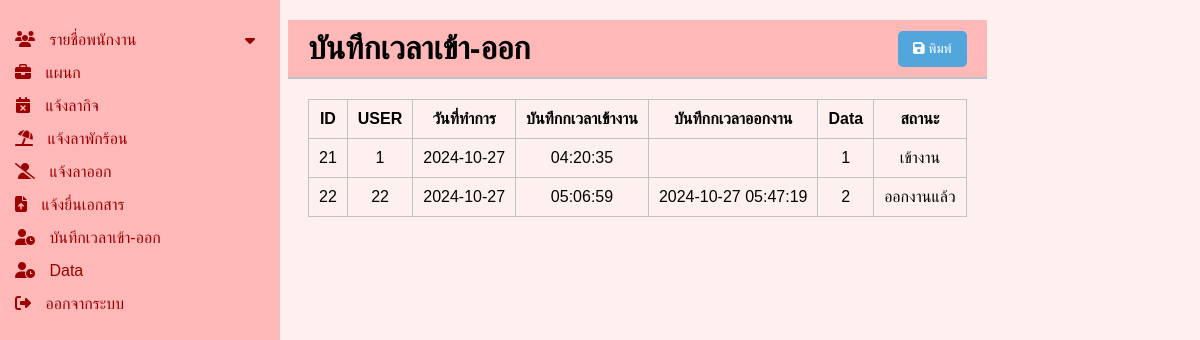
Page /backend/show_timelog.php on the committed database.
### tables this page shows
CREATE TABLE `tb_timelog` (
  `timelog_id` int(11) NOT NULL,
  `user_id` int(11) NOT NULL,
  `timelog_date` date DEFAULT NULL,
  `timelog_in` varchar(45) DEFAULT NULL,
  `timelog_out` varchar(45) DEFAULT NULL,
  `data_id` int(11) NOT NULL,
  `timelog_status` varchar(45) DEFAULT NULL
);

### backend/show_timelog.php (the view, shortened to what this page needs)
<?php include 'sidebar.php'; ?>
<!DOCTYPE html>
<html lang="en">
<head>
    <link rel="stylesheet" href="https://cdnjs.cloudflare.com/ajax/libs/font-awesome/6.1.1/css/all.min.css">
    <link rel="stylesheet" href="css/position_5.css">
</head>
<body>
    <div class="container">
        <div class="main-content">
            <header>
                <h1>บันทึกเวลาเข้า-ออก</h1>
                <div class="actions">
                    <button class="btn btn-save" onclick="printPage()"><i class="fa fa-save"></i> พิมพ์</button>
                </div>
            </header>
            <div class="content">
                <table class="table">
                    <thead>
                        <tr>
                            <th scope="col">ID</th>
                            <th scope="col">USER</th>
                            <th scope="col">วันที่ทำการ</th>
                            <th scope="col">บันทึกกเวลาเข้างาน</th>
                            <th scope="col">บันทึกกเวลาออกงาน</th>
                            <th scope="col">Data</th>
                            <th scope="col">สถานะ</th>
                        </tr>
                    </thead>
                    <tbody>
                        <?php
                        $db = new class_conn();
                        $conn = $db->connect();
                        $sql = "SELECT * FROM tb_timelog";
                        $result = $conn->query($sql);
                        if ($result->num_rows > 0) {
                            while ($row = $result->fetch_assoc()) {
                                echo "<tr>
                                <td>{$row['timelog_id']}</td>
                                <td>{$row['user_id']}</td>
                                <td>{$row['timelog_date']}</td>
                                <td>{$row['timelog_in']}</td>
                                <td>{$row['timelog_out']}</td>
                                <td>{$row['data_id']}</td>
                                <td>{$row['timelog_status']}</td>
                                </td>
                            </tr>";
                            }
                        }
                        ?>
                    </tbody>
                </table>
            </div>
        </div>
    </div>
</body>
</html>

### backend/css/sidebar.css (style rules this page uses)
body { font-family: Arial, sans-serif; margin: 0; padding: 0; background-color: #FFDEDE; }
.container { display: flex; height: 100vh; }
.main-content { flex: 1; padding: 20px; }
header { display: flex; justify-content: space-between; align-items: center; background-color: #ecf0f1; padding: 10px 20px; border-bottom: 2px solid #bdc3c7; }
header h1 { margin: 0; }
.actions { display: flex; }
.actions .btn { background-color: #3498db; color: white; border: none; padding: 10px 15px; margin-left: 10px; cursor: pointer; border-radius: 5px; }
.content { padding: 20px; }

### backend/css/position_5.css (style rules this page uses)
body { font-family: Arial, sans-serif; background-color: #FFF0F0; display: flex; height: 100vh; margin: 0; }
.main-content { padding-left: 8px; flex-direction: column; }
header { display: flex; justify-content: space-between; align-items: center; background-color: #FFB8B8; padding: 10px 20px; border-bottom: 2px solid #bdc3c7; }
header h1 { margin: 0; }
.actions { display: flex; }
.actions .btn { background-color: #53a6dc; color: white; border: none; padding: 10px 15px; margin-left: 10px; cursor: pointer; border-radius: 5px; }
.content { padding: 20px; flex: 1; display: flex; flex-direction: column; overflow: auto; }
.table { width: 100%; border-collapse: collapse; }
table, th, td { border: 1px solid #bdc3c7; }
th, td { padding: 10px; text-align: center; overflow: hidden; text-overflow: ellipsis; white-space: nowrap; }

### rows in the picture
tb_timelog: timelog_id "21", user "1", timelog_date "2024-10-27", timelog_in "04:20:35", data "1", timelog_status "เข้างาน"
tb_timelog: timelog_id "22", user "22", timelog_date "2024-10-27", timelog_in "05:06:59", timelog_out "2024-10-27 05:47:19", data "2", timelog_status "ออกงานแล้ว"
